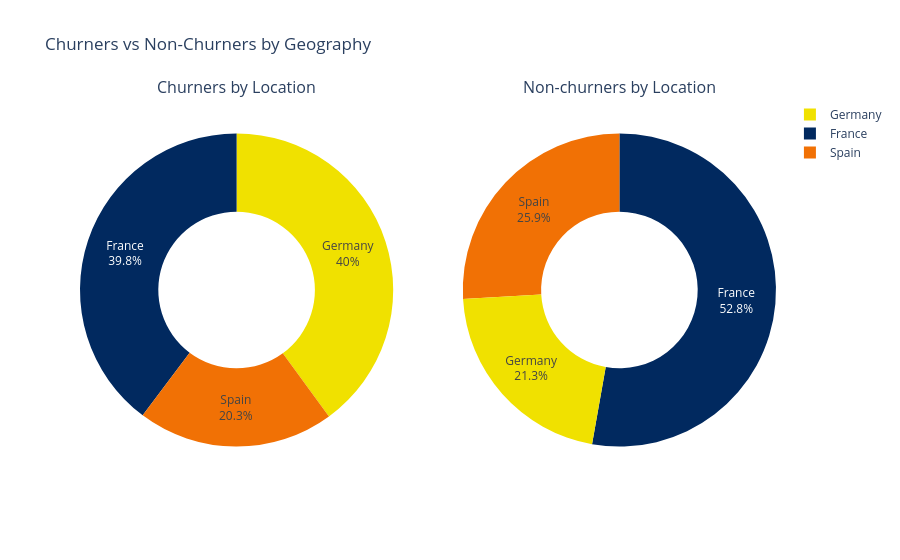

Notebook code for this chart:
### Code cell
# Show the figure
fig.update_layout(title_text="Churners vs Non-Churners by Geography", showlegend=True)
fig.show()

### Figure 1 — Plotly figure (JSON) as saved in the notebook; plotly's stock layout.template omitted (floating-point values rounded to 4 significant figures)
{"data": [{"domain": {"x": [0, 0.45], "y": [0, 1]}, "hole": 0.5, "labels": ["Germany", "France", "Spain"], "marker": {"colors": ["#F0E100", "#01295F", "#F17105"]}, "name": "Churners Geographical Locations", "textinfo": "label+percent", "type": "pie", "values": [814, 810, 413]}, {"domain": {"x": [0.55, 1], "y": [0, 1]}, "hole": 0.5, "labels": ["France", "Spain", "Germany"], "marker": {"colors": ["#01295F", "#F17105", "#F0E100"]}, "name": "Non-Churners Geographical Locations", "textinfo": "label+percent", "type": "pie", "values": [4204, 2064, 1695]}], "layout": {"annotations": [{"font": {"size": 16}, "showarrow": false, "text": "Churners by Location", "x": 0.225, "xanchor": "center", "xref": "paper", "y": 1, "yanchor": "bottom", "yref": "paper"}, {"font": {"size": 16}, "showarrow": false, "text": "Non-churners by Location", "x": 0.775, "xanchor": "center", "xref": "paper", "y": 1, "yanchor": "bottom", "yref": "paper"}], "showlegend": true, "title": {"text": "Churners vs Non-Churners by Geography"}}}
